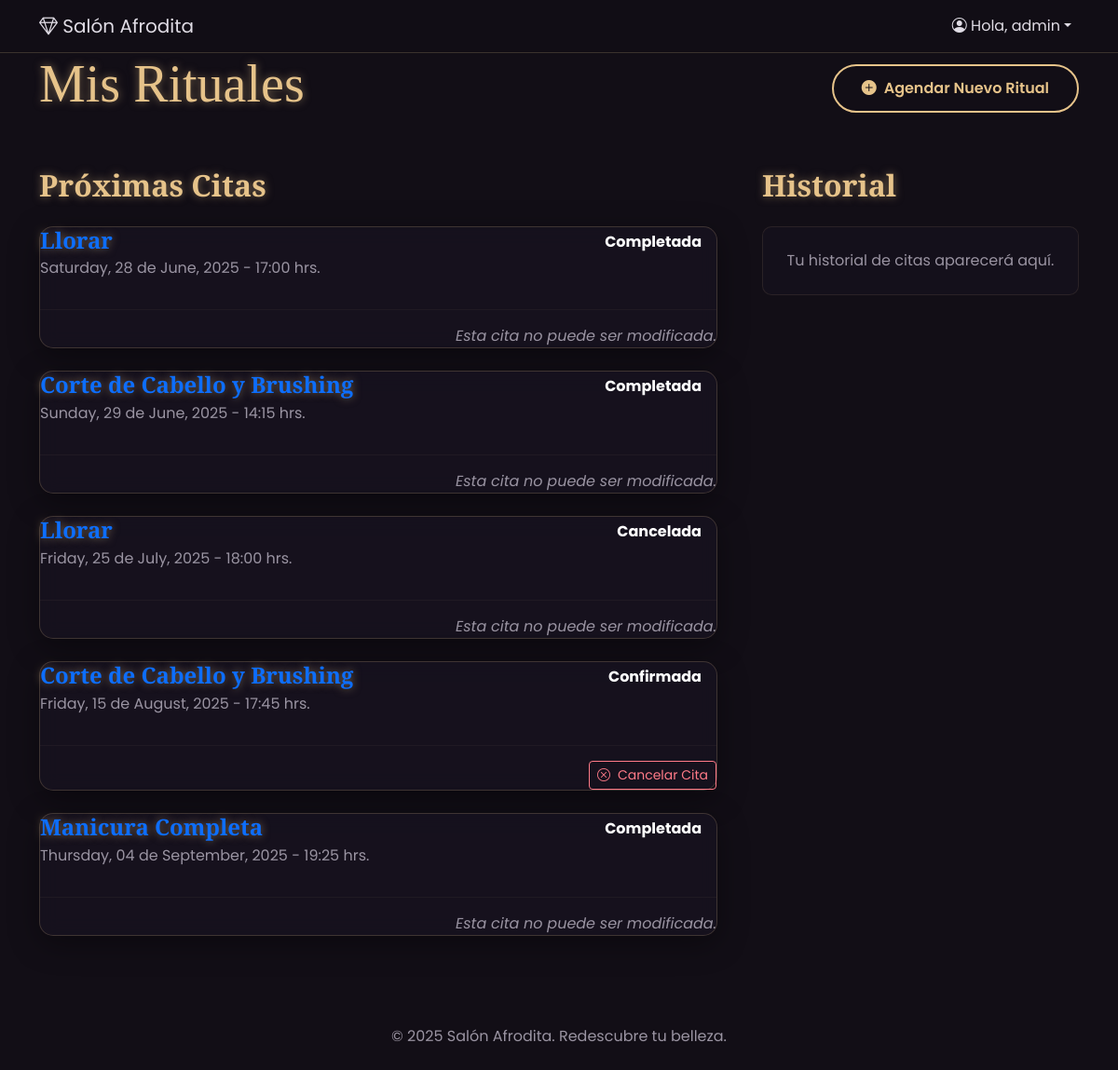
Screenshot of /mis-reservas/ (signed in) with the database file from the repository.
### reservas/models.py (models this page shows, shortened)
class Reserva(models.Model):
    ESTADO_CHOICES = [
        ('pendiente', 'Pendiente'),
        ('confirmada', 'Confirmada'),
        ('cancelada', 'Cancelada'),
        ('completada', 'Completada'),
    ]
    servicio = models.ForeignKey(Servicio, on_delete=models.CASCADE)
    clienta = models.ForeignKey(User, on_delete=models.CASCADE, related_name='reservas')
    fecha_hora = models.DateTimeField()
    estado = models.CharField(max_length=10, choices=ESTADO_CHOICES, default='pendiente')
    class Meta:
        ordering = ['-fecha_hora']

class Servicio(models.Model):
    nombre = models.CharField(max_length=200)
    descripcion = models.TextField()
    precio = models.DecimalField(max_digits=10, decimal_places=2)
    duracion_minutos = models.IntegerField(help_text="Duración del servicio en minutos")

### reservas/views.py (the view)
# urls.py: path('mis-reservas/', vistas_reservas.mis_reservas, name='mis_reservas'),
@login_required
def mis_reservas(request):
    ahora = timezone.now()
    reservas_proximas = Reserva.objects.filter(clienta=request.user, fecha_hora__gte=ahora).order_by('fecha_hora')
    reservas_pasadas = Reserva.objects.filter(clienta=request.user, fecha_hora__lt=ahora).order_by('-fecha_hora')
    context = {'proximas': reservas_proximas, 'pasadas': reservas_pasadas}
    return render(request, 'public/mis_reservas.html', context)

### templates/public/mis_reservas.html (shortened to what this page needs)
{% extends "base.html" %}
{% block content %}
<div class="container">
    <div class="d-flex justify-content-between align-items-center mb-5" data-aos="fade-down">
        <h1 class="display-4">Mis Rituales</h1>
        <a href="{% url 'home' %}" class="btn btn-primary d-none d-md-inline-flex">
            <i class="bi bi-plus-circle-fill me-2"></i>Agendar Nuevo Ritual
        </a>
    </div>
    <div class="row g-5">
        <div class="col-lg-8">
            <h2 class="mb-4" data-aos="fade-right">Próximas Citas</h2>
            {% if proximas %}
                {% for reserva in proximas %}
                <div class="card-glass appointment-card mb-4" data-aos="fade-up" data-aos-delay="{{ forloop.counter }}00">
                    <div class="card-body">
                        <div class="d-flex flex-column flex-md-row justify-content-between">
                            <div>
                                <h4 class="card-title text-primary mb-1">{{ reserva.servicio.nombre }}</h4>
                                <p class="text-muted mb-3">{{ reserva.fecha_hora|date:"l, d \d\e F, Y - H:i" }} hrs.</p>
                            </div>
                            <div class="mb-3 mb-md-0">
                                <span class="badge rounded-pill fs-6 status-{{ reserva.estado }}">{{ reserva.get_estado_display }}</span>
                            </div>
                        </div>
                        <hr class="border-primary-glow">
                        <div class="d-flex justify-content-end">
                            {% if reserva.estado == 'pendiente' or reserva.estado == 'confirmada' %}
                            <a href="{% url 'cancelar_mi_reserva' reserva.id %}" class="btn btn-outline-danger btn-sm" onclick="return confirm('¿Estás segura de que quieres cancelar esta cita?');">
                                <i class="bi bi-x-circle me-2"></i>Cancelar Cita
                            </a>
                            {% else %}
                            <p class="text-muted fst-italic mb-0">Esta cita no puede ser modificada.</p>
                            {% endif %}
                        </div>
                    </div>
                </div>
                {% endfor %}
            {% endif %}
        </div>
        <div class="col-lg-4">
            <h2 class="mb-4" data-aos="fade-left">Historial</h2>
            {% if pasadas %}
                {% for reserva in pasadas %}
                <div class="card-glass-muted p-3 mb-3" data-aos="fade-up" data-aos-delay="{{ forloop.counter }}50">
                    <div class="d-flex justify-content-between align-items-center">
                        <div>
                            <p class="mb-0 fw-bold">{{ reserva.servicio.nombre }}</p>
                            <small class="text-muted">{{ reserva.fecha_hora|date:"d M, Y" }}</small>
                        </div>
                        <span class="badge status-{{ reserva.estado }}">{{ reserva.get_estado_display }}</span>
                    </div>
                </div>
                {% endfor %}
            {% else %}
                 <div class="card-glass-muted text-center p-4" data-aos="fade-up">
                    <p class="text-muted mb-0">Tu historial de citas aparecerá aquí.</p>
                </div>
            {% endif %}
        </div>
    </div>
</div>
{% endblock %}

### templates/base.html (shortened to what this page needs)
{% load static %}
<!doctype html>
<html lang="es">
<head>
    <link href="https://cdn.jsdelivr.net/npm/bootstrap@5.3.3/dist/css/bootstrap.min.css" rel="stylesheet">
    <link rel="stylesheet" href="https://cdn.jsdelivr.net/npm/bootstrap-icons@1.11.3/font/bootstrap-icons.min.css">
    <link rel="stylesheet" href="https://cdn.jsdelivr.net/npm/flatpickr/dist/flatpickr.min.css">
    <link href="https://unpkg.com/aos@2.3.1/dist/aos.css" rel="stylesheet">
    <link href="{% static 'css/custom.css' %}" rel="stylesheet">
</head>
<body>
    <nav class="navbar navbar-expand-lg navbar-custom sticky-top">
        <div class="container">
            <a class="navbar-brand" href="{% url 'home' %}"><i class="bi bi-gem"></i> Salón Afrodita</a>
            <div class="collapse navbar-collapse" id="navbarNav">
                <ul class="navbar-nav ms-auto mb-2 mb-lg-0 align-items-center">
                    {% if user.is_authenticated %}
                        <li class="nav-item dropdown">
                            <a class="nav-link dropdown-toggle" href="#" role="button" data-bs-toggle="dropdown"><i class="bi bi-person-circle"></i> Hola, {{ user.first_name|default:user.username }}</a>
                        </li>
                    {% else %}
                        <li class="nav-item"><a class="nav-link" href="{% url 'login' %}">Iniciar Sesión</a></li>
                        <li class="nav-item ms-lg-2"><a class="btn btn-primary" href="{% url 'registro' %}">Crear Cuenta</a></li>
                    {% endif %}
                </ul>
            </div>
        </div>
    </nav>
    <main class="page-fade-in">
        {% block content %}
        {% endblock %}
    </main>
    <footer class="text-center py-4 mt-5">
        <div class="container">
            <p class="text-muted mb-0">&copy; {% now "Y" %} Salón Afrodita. Redescubre tu belleza.</p>
        </div>
    </footer>
</body>
</html>

### static/css/custom.css (style rules this page uses)
:root { --color-bg: #120e16; --color-bg-secondary: #1a1423; --color-primary: #e6c38a; --color-primary-glow: rgba(230, 195, 138, 0.5); --color-text: #e0dce5; --color-text-muted: #9a94a2; --font-heading: 'Cormorant Garamond', serif; --font-body: 'Poppins', sans-serif; }
body { font-family: var(--font-body); background-color: var(--color-bg); color: var(--color-text); overflow-x: hidden; }
h1, h2, h3, h4, h5, h6 { font-family: var(--font-heading); color: var(--color-primary); font-weight: 700; text-shadow: 0 0 10px var(--color-primary-glow); }
p { color: var(--color-text); }
.text-muted { color: var(--color-text-muted) !important; }
a { color: var(--color-primary); text-decoration: none; transition: all 0.3s ease; }
.navbar.navbar-custom { background: rgba(18, 14, 22, 0.8); backdrop-filter: blur(10px); border-bottom: 1px solid rgba(230, 195, 138, 0.2); }
.navbar.navbar-custom .navbar-brand, .navbar-custom .nav-link { color: var(--color-text); }
.btn-primary { background: transparent; border: 2px solid var(--color-primary); color: var(--color-primary); font-weight: 600; border-radius: 50px; padding: 12px 30px; transition: all 0.3s ease; }
.card-glass { background: rgba(26, 20, 35, 0.6); backdrop-filter: blur(10px); border: 1px solid rgba(230, 195, 138, 0.2); border-radius: 15px; box-shadow: 0 8px 32px 0 rgba(0, 0, 0, 0.37); transition: all 0.3s ease; }
.page-fade-in { animation: fadeIn 0.6s ease-in-out; }
.appointment-card hr { border-color: rgba(230, 195, 138, 0.2); }
.appointment-card .badge { padding: 0.5em 1em; }
.btn-outline-danger { color: #ff7b88; border-color: #ff7b88; }
.card-glass-muted { background: rgba(26, 20, 35, 0.4); border: 1px solid rgba(230, 195, 138, 0.1); border-radius: 10px; }

### rows the page displays
Reserva: servicio.nombre "Llorar", fecha_hora "Saturday, 28 de June, 2025 - 17:00", estado "Completada", shows "Esta cita no puede ser modificada."
Reserva: servicio.nombre "Corte de Cabello y Brushing", fecha_hora "Sunday, 29 de June, 2025 - 14:15", estado "Completada", shows "Esta cita no puede ser modificada."
Reserva: servicio.nombre "Llorar", fecha_hora "Friday, 25 de July, 2025 - 18:00", estado "Cancelada", shows "Esta cita no puede ser modificada."
Reserva: servicio.nombre "Corte de Cabello y Brushing", fecha_hora "Friday, 15 de August, 2025 - 17:45", estado "Confirmada", shows "Cancelar Cita"
Reserva: servicio.nombre "Manicura Completa", fecha_hora "Thursday, 04 de September, 2025 - 19:25", estado "Completada", shows "Esta cita no puede ser modificada."

### other values shown
{{ user.first_name|default:user.username }} "admin"
